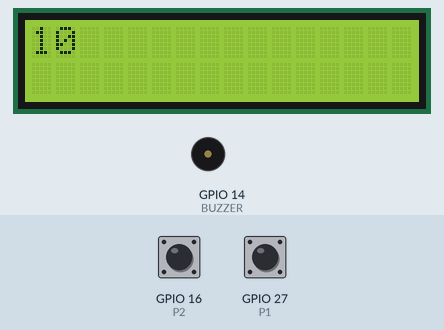
Recording of a sketch running on a simulated ESP32. Shown: 16×2 character LCD, buzzer (waves = sounding). The inputs (shaded band) are chosen by the test bench; at power-on: GPIO 27 (P1) HIGH, GPIO 16 (P2) HIGH.

Above: at 1.2 s.
1.3 s: GPIO 27 (P1) pulled LOW for 0.15 s
At 2.9 s:
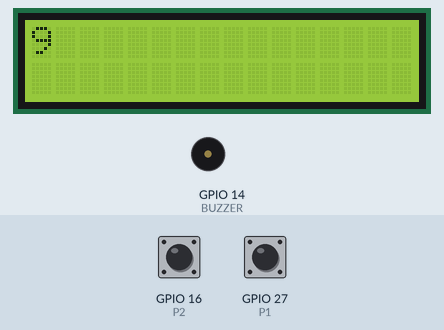
At 10.49 s:
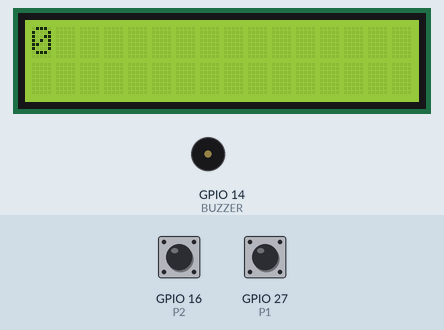
Timing chart, 0 to 12.1 s (numbered marks = the images above; inputs shaded):
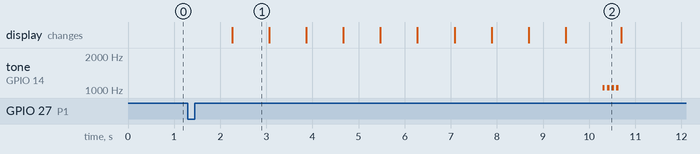

The sketch:

B02_cuenta_atras.ino
```cpp
//------------------------------------------------------------
// Programa: B02_cuenta-atras.ino (ESP32 + BIOS Shield)
// Autor: Gabriel Bravo Eguren T31A (15-01-2025)
// Descripción: Realiza un programa que muestre en el LCD el valor 10. Cuando se pulse P1
//              el valor comenzará a descontarse a intervalos de un segundo hasta llegar a cero. En este momento
//              sonarán cuatro pitidos y se reinicia el contador a 10
//------------------------------------------------------------

#include <LiquidCrystal_PCF8574.h>

#define P1 27
#define P2 16
#define BUZZER 14

bool p1down = false;
bool p2down = false;

LiquidCrystal_PCF8574 lcd(0x3F);

void setup()
{
  lcd.begin(16, 2);
  lcd.setBacklight(255);

  pinMode(P1, INPUT_PULLUP);
  pinMode(P2, INPUT_PULLUP);

  lcd.setCursor(0,0);
  lcd.print("10");
}

void loop()
{
  if(!digitalRead(P1)) p1down = true;
  if(!digitalRead(P2)) p2down = true;

  if(digitalRead(P1) && p1down)
  {
    for(int i = 10; i >= 0; i--)
    {
      lcd.clear();
      lcd.print(i);
      delay(800);
    }

    for(int i = 0; i < 4; i++)
    {
      tone(BUZZER, 1047, 50);
      delay(100);
    }

    lcd.clear();
    lcd.print("10");

    p1down = false;
  }

}
```

Measured:
- after the input at 1.3 s, tone on GPIO 14 (BUZZER): alternates 1047 Hz for 0.05 s and silent for 0.05 s, 8 changes in all, then stays silent, starting after 9.0 s; the display: changes after 0.96 s (image 1)
- what the display in image 2 shows lasts 1.2 s, from 9.5 s to 10.7 s
